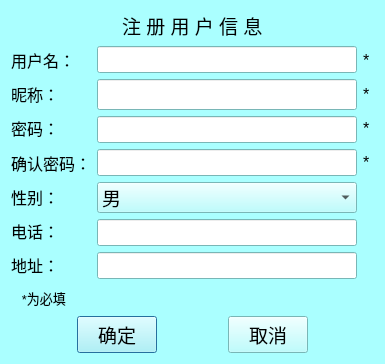
<?xml version="1.0" encoding="UTF-8"?>
<ui version="4.0">
 <class>Register</class>
 <widget class="QDialog" name="Register">
  <property name="geometry">
   <rect>
    <x>0</x>
    <y>0</y>
    <width>385</width>
    <height>364</height>
   </rect>
  </property>
  <property name="palette">
   <palette>
    <active>
     <colorrole role="WindowText">
      <brush brushstyle="SolidPattern">
       <color alpha="255">
        <red>0</red>
        <green>0</green>
        <blue>0</blue>
       </color>
      </brush>
     </colorrole>
     <colorrole role="Button">
      <brush brushstyle="SolidPattern">
       <color alpha="255">
        <red>170</red>
        <green>255</green>
        <blue>255</blue>
       </color>
      </brush>
     </colorrole>
     <colorrole role="Light">
      <brush brushstyle="SolidPattern">
       <color alpha="255">
        <red>255</red>
        <green>255</green>
        <blue>255</blue>
       </color>
      </brush>
     </colorrole>
     <colorrole role="Midlight">
      <brush brushstyle="SolidPattern">
       <color alpha="255">
        <red>212</red>
        <green>255</green>
        <blue>255</blue>
       </color>
      </brush>
     </colorrole>
     <colorrole role="Dark">
      <brush brushstyle="SolidPattern">
       <color alpha="255">
        <red>85</red>
        <green>127</green>
        <blue>127</blue>
       </color>
      </brush>
     </colorrole>
     <colorrole role="Mid">
      <brush brushstyle="SolidPattern">
       <color alpha="255">
        <red>113</red>
        <green>170</green>
        <blue>170</blue>
       </color>
      </brush>
     </colorrole>
     <colorrole role="Text">
      <brush brushstyle="SolidPattern">
       <color alpha="255">
        <red>0</red>
        <green>0</green>
        <blue>0</blue>
       </color>
      </brush>
     </colorrole>
     <colorrole role="BrightText">
      <brush brushstyle="SolidPattern">
       <color alpha="255">
        <red>255</red>
        <green>255</green>
        <blue>255</blue>
       </color>
      </brush>
     </colorrole>
     <colorrole role="ButtonText">
      <brush brushstyle="SolidPattern">
       <color alpha="255">
        <red>0</red>
        <green>0</green>
        <blue>0</blue>
       </color>
      </brush>
     </colorrole>
     <colorrole role="Base">
      <brush brushstyle="SolidPattern">
       <color alpha="255">
        <red>255</red>
        <green>255</green>
        <blue>255</blue>
       </color>
      </brush>
     </colorrole>
     <colorrole role="Window">
      <brush brushstyle="SolidPattern">
       <color alpha="255">
        <red>170</red>
        <green>255</green>
        <blue>255</blue>
       </color>
      </brush>
     </colorrole>
     <colorrole role="Shadow">
      <brush brushstyle="SolidPattern">
       <color alpha="255">
        <red>0</red>
        <green>0</green>
        <blue>0</blue>
       </color>
      </brush>
     </colorrole>
     <colorrole role="AlternateBase">
      <brush brushstyle="SolidPattern">
       <color alpha="255">
        <red>212</red>
        <green>255</green>
        <blue>255</blue>
       </color>
      </brush>
     </colorrole>
     <colorrole role="ToolTipBase">
      <brush brushstyle="SolidPattern">
       <color alpha="255">
        <red>255</red>
        <green>255</green>
        <blue>220</blue>
       </color>
      </brush>
     </colorrole>
     <colorrole role="ToolTipText">
      <brush brushstyle="SolidPattern">
       <color alpha="255">
        <red>0</red>
        <green>0</green>
        <blue>0</blue>
       </color>
      </brush>
     </colorrole>
    </active>
    <inactive>
     <colorrole role="WindowText">
      <brush brushstyle="SolidPattern">
       <color alpha="255">
        <red>0</red>
        <green>0</green>
        <blue>0</blue>
       </color>
      </brush>
     </colorrole>
     <colorrole role="Button">
      <brush brushstyle="SolidPattern">
       <color alpha="255">
        <red>170</red>
        <green>255</green>
        <blue>255</blue>
       </color>
      </brush>
     </colorrole>
     <colorrole role="Light">
      <brush brushstyle="SolidPattern">
       <color alpha="255">
        <red>255</red>
        <green>255</green>
        <blue>255</blue>
       </color>
      </brush>
     </colorrole>
     <colorrole role="Midlight">
      <brush brushstyle="SolidPattern">
       <color alpha="255">
        <red>212</red>
        <green>255</green>
        <blue>255</blue>
       </color>
      </brush>
     </colorrole>
     <colorrole role="Dark">
      <brush brushstyle="SolidPattern">
       <color alpha="255">
        <red>85</red>
        <green>127</green>
        <blue>127</blue>
       </color>
      </brush>
     </colorrole>
     <colorrole role="Mid">
      <brush brushstyle="SolidPattern">
       <color alpha="255">
        <red>113</red>
        <green>170</green>
        <blue>170</blue>
       </color>
      </brush>
     </colorrole>
     <colorrole role="Text">
      <brush brushstyle="SolidPattern">
       <color alpha="255">
        <red>0</red>
        <green>0</green>
        <blue>0</blue>
       </color>
      </brush>
     </colorrole>
     <colorrole role="BrightText">
      <brush brushstyle="SolidPattern">
       <color alpha="255">
        <red>255</red>
        <green>255</green>
        <blue>255</blue>
       </color>
      </brush>
     </colorrole>
     <colorrole role="ButtonText">
      <brush brushstyle="SolidPattern">
       <color alpha="255">
        <red>0</red>
        <green>0</green>
        <blue>0</blue>
       </color>
      </brush>
     </colorrole>
     <colorrole role="Base">
      <brush brushstyle="SolidPattern">
       <color alpha="255">
        <red>255</red>
        <green>255</green>
        <blue>255</blue>
       </color>
      </brush>
     </colorrole>
     <colorrole role="Window">
      <brush brushstyle="SolidPattern">
       <color alpha="255">
        <red>170</red>
        <green>255</green>
        <blue>255</blue>
       </color>
      </brush>
     </colorrole>
     <colorrole role="Shadow">
      <brush brushstyle="SolidPattern">
       <color alpha="255">
        <red>0</red>
        <green>0</green>
        <blue>0</blue>
       </color>
      </brush>
     </colorrole>
     <colorrole role="AlternateBase">
      <brush brushstyle="SolidPattern">
       <color alpha="255">
        <red>212</red>
        <green>255</green>
        <blue>255</blue>
       </color>
      </brush>
     </colorrole>
     <colorrole role="ToolTipBase">
      <brush brushstyle="SolidPattern">
       <color alpha="255">
        <red>255</red>
        <green>255</green>
        <blue>220</blue>
       </color>
      </brush>
     </colorrole>
     <colorrole role="ToolTipText">
      <brush brushstyle="SolidPattern">
       <color alpha="255">
        <red>0</red>
        <green>0</green>
        <blue>0</blue>
       </color>
      </brush>
     </colorrole>
    </inactive>
    <disabled>
     <colorrole role="WindowText">
      <brush brushstyle="SolidPattern">
       <color alpha="255">
        <red>85</red>
        <green>127</green>
        <blue>127</blue>
       </color>
      </brush>
     </colorrole>
     <colorrole role="Button">
      <brush brushstyle="SolidPattern">
       <color alpha="255">
        <red>170</red>
        <green>255</green>
        <blue>255</blue>
       </color>
      </brush>
     </colorrole>
     <colorrole role="Light">
      <brush brushstyle="SolidPattern">
       <color alpha="255">
        <red>255</red>
        <green>255</green>
        <blue>255</blue>
       </color>
      </brush>
     </colorrole>
     <colorrole role="Midlight">
      <brush brushstyle="SolidPattern">
       <color alpha="255">
        <red>212</red>
        <green>255</green>
        <blue>255</blue>
       </color>
      </brush>
     </colorrole>
     <colorrole role="Dark">
      <brush brushstyle="SolidPattern">
       <color alpha="255">
        <red>85</red>
        <green>127</green>
        <blue>127</blue>
       </color>
      </brush>
     </colorrole>
     <colorrole role="Mid">
      <brush brushstyle="SolidPattern">
       <color alpha="255">
        <red>113</red>
        <green>170</green>
        <blue>170</blue>
       </color>
      </brush>
     </colorrole>
     <colorrole role="Text">
      <brush brushstyle="SolidPattern">
       <color alpha="255">
        <red>85</red>
        <green>127</green>
        <blue>127</blue>
       </color>
      </brush>
     </colorrole>
     <colorrole role="BrightText">
      <brush brushstyle="SolidPattern">
       <color alpha="255">
        <red>255</red>
        <green>255</green>
        <blue>255</blue>
       </color>
      </brush>
     </colorrole>
     <colorrole role="ButtonText">
      <brush brushstyle="SolidPattern">
       <color alpha="255">
        <red>85</red>
        <green>127</green>
        <blue>127</blue>
       </color>
      </brush>
     </colorrole>
     <colorrole role="Base">
      <brush brushstyle="SolidPattern">
       <color alpha="255">
        <red>170</red>
        <green>255</green>
        <blue>255</blue>
       </color>
      </brush>
     </colorrole>
     <colorrole role="Window">
      <brush brushstyle="SolidPattern">
       <color alpha="255">
        <red>170</red>
        <green>255</green>
        <blue>255</blue>
       </color>
      </brush>
     </colorrole>
     <colorrole role="Shadow">
      <brush brushstyle="SolidPattern">
       <color alpha="255">
        <red>0</red>
        <green>0</green>
        <blue>0</blue>
       </color>
      </brush>
     </colorrole>
     <colorrole role="AlternateBase">
      <brush brushstyle="SolidPattern">
       <color alpha="255">
        <red>170</red>
        <green>255</green>
        <blue>255</blue>
       </color>
      </brush>
     </colorrole>
     <colorrole role="ToolTipBase">
      <brush brushstyle="SolidPattern">
       <color alpha="255">
        <red>255</red>
        <green>255</green>
        <blue>220</blue>
       </color>
      </brush>
     </colorrole>
     <colorrole role="ToolTipText">
      <brush brushstyle="SolidPattern">
       <color alpha="255">
        <red>0</red>
        <green>0</green>
        <blue>0</blue>
       </color>
      </brush>
     </colorrole>
    </disabled>
   </palette>
  </property>
  <property name="font">
   <font>
    <pointsize>14</pointsize>
   </font>
  </property>
  <property name="windowTitle">
   <string>Dialog</string>
  </property>
  <layout class="QGridLayout" name="gridLayout_2">
   <item row="0" column="0">
    <layout class="QGridLayout" name="gridLayout">
     <item row="0" column="0">
      <layout class="QHBoxLayout" name="horizontalLayout_3">
       <item>
        <spacer name="horizontalSpacer_4">
         <property name="orientation">
          <enum>Qt::Horizontal</enum>
         </property>
         <property name="sizeHint" stdset="0">
          <size>
           <width>40</width>
           <height>20</height>
          </size>
         </property>
        </spacer>
       </item>
       <item>
        <widget class="QLabel" name="label">
         <property name="text">
          <string>注 册 用 户 信 息</string>
         </property>
        </widget>
       </item>
       <item>
        <spacer name="horizontalSpacer_5">
         <property name="orientation">
          <enum>Qt::Horizontal</enum>
         </property>
         <property name="sizeHint" stdset="0">
          <size>
           <width>40</width>
           <height>20</height>
          </size>
         </property>
        </spacer>
       </item>
      </layout>
     </item>
     <item row="1" column="0">
      <layout class="QHBoxLayout" name="horizontalLayout">
       <item>
        <layout class="QVBoxLayout" name="verticalLayout">
         <item>
          <widget class="QLabel" name="label_2">
           <property name="font">
            <font>
             <pointsize>12</pointsize>
            </font>
           </property>
           <property name="text">
            <string>用户名：</string>
           </property>
          </widget>
         </item>
         <item>
          <widget class="QLabel" name="label_14">
           <property name="font">
            <font>
             <pointsize>12</pointsize>
            </font>
           </property>
           <property name="text">
            <string>昵称：</string>
           </property>
          </widget>
         </item>
         <item>
          <widget class="QLabel" name="label_3">
           <property name="font">
            <font>
             <pointsize>12</pointsize>
            </font>
           </property>
           <property name="text">
            <string>密码：</string>
           </property>
          </widget>
         </item>
         <item>
          <widget class="QLabel" name="label_4">
           <property name="font">
            <font>
             <pointsize>12</pointsize>
            </font>
           </property>
           <property name="text">
            <string>确认密码：</string>
           </property>
          </widget>
         </item>
         <item>
          <widget class="QLabel" name="label_5">
           <property name="font">
            <font>
             <pointsize>12</pointsize>
            </font>
           </property>
           <property name="text">
            <string>性别：</string>
           </property>
          </widget>
         </item>
         <item>
          <widget class="QLabel" name="label_6">
           <property name="font">
            <font>
             <pointsize>12</pointsize>
            </font>
           </property>
           <property name="text">
            <string>电话：</string>
           </property>
          </widget>
         </item>
         <item>
          <widget class="QLabel" name="label_7">
           <property name="font">
            <font>
             <pointsize>12</pointsize>
            </font>
           </property>
           <property name="text">
            <string>地址：</string>
           </property>
          </widget>
         </item>
        </layout>
       </item>
       <item>
        <layout class="QVBoxLayout" name="verticalLayout_2">
         <item>
          <widget class="QLineEdit" name="leUsername">
           <property name="font">
            <font>
             <pointsize>12</pointsize>
            </font>
           </property>
          </widget>
         </item>
         <item>
          <widget class="QLineEdit" name="leNiName"/>
         </item>
         <item>
          <widget class="QLineEdit" name="lePasswd">
           <property name="font">
            <font>
             <pointsize>12</pointsize>
            </font>
           </property>
           <property name="echoMode">
            <enum>QLineEdit::Password</enum>
           </property>
          </widget>
         </item>
         <item>
          <widget class="QLineEdit" name="leConfimPasswd">
           <property name="font">
            <font>
             <pointsize>12</pointsize>
            </font>
           </property>
           <property name="echoMode">
            <enum>QLineEdit::Password</enum>
           </property>
          </widget>
         </item>
         <item>
          <widget class="QComboBox" name="cbxSex">
           <item>
            <property name="text">
             <string>男</string>
            </property>
           </item>
           <item>
            <property name="text">
             <string>女</string>
            </property>
           </item>
          </widget>
         </item>
         <item>
          <widget class="QLineEdit" name="lePhoneNum">
           <property name="font">
            <font>
             <pointsize>12</pointsize>
            </font>
           </property>
          </widget>
         </item>
         <item>
          <widget class="QLineEdit" name="leAddress">
           <property name="font">
            <font>
             <pointsize>12</pointsize>
            </font>
           </property>
          </widget>
         </item>
        </layout>
       </item>
       <item>
        <layout class="QVBoxLayout" name="verticalLayout_3">
         <item>
          <widget class="QLabel" name="label_9">
           <property name="font">
            <font>
             <pointsize>12</pointsize>
            </font>
           </property>
           <property name="text">
            <string>*</string>
           </property>
          </widget>
         </item>
         <item>
          <widget class="QLabel" name="label_15">
           <property name="font">
            <font>
             <pointsize>12</pointsize>
            </font>
           </property>
           <property name="text">
            <string>*</string>
           </property>
          </widget>
         </item>
         <item>
          <widget class="QLabel" name="label_10">
           <property name="font">
            <font>
             <pointsize>12</pointsize>
            </font>
           </property>
           <property name="text">
            <string>*</string>
           </property>
          </widget>
         </item>
         <item>
          <widget class="QLabel" name="label_11">
           <property name="font">
            <font>
             <pointsize>12</pointsize>
            </font>
           </property>
           <property name="text">
            <string>*</string>
           </property>
          </widget>
         </item>
         <item>
          <widget class="QLabel" name="label_12">
           <property name="text">
            <string/>
           </property>
          </widget>
         </item>
         <item>
          <widget class="QLabel" name="label_8">
           <property name="text">
            <string/>
           </property>
          </widget>
         </item>
         <item>
          <widget class="QLabel" name="label_13">
           <property name="text">
            <string/>
           </property>
          </widget>
         </item>
        </layout>
       </item>
      </layout>
     </item>
     <item row="2" column="0">
      <widget class="QLabel" name="label_16">
       <property name="font">
        <font>
         <pointsize>10</pointsize>
        </font>
       </property>
       <property name="text">
        <string>   *为必填</string>
       </property>
      </widget>
     </item>
     <item row="3" column="0">
      <layout class="QHBoxLayout" name="horizontalLayout_2">
       <item>
        <spacer name="horizontalSpacer">
         <property name="orientation">
          <enum>Qt::Horizontal</enum>
         </property>
         <property name="sizeHint" stdset="0">
          <size>
           <width>40</width>
           <height>20</height>
          </size>
         </property>
        </spacer>
       </item>
       <item>
        <widget class="QPushButton" name="btnOk">
         <property name="text">
          <string>确定</string>
         </property>
        </widget>
       </item>
       <item>
        <spacer name="horizontalSpacer_2">
         <property name="orientation">
          <enum>Qt::Horizontal</enum>
         </property>
         <property name="sizeHint" stdset="0">
          <size>
           <width>40</width>
           <height>20</height>
          </size>
         </property>
        </spacer>
       </item>
       <item>
        <widget class="QPushButton" name="btnQuit">
         <property name="text">
          <string>取消</string>
         </property>
        </widget>
       </item>
       <item>
        <spacer name="horizontalSpacer_3">
         <property name="orientation">
          <enum>Qt::Horizontal</enum>
         </property>
         <property name="sizeHint" stdset="0">
          <size>
           <width>40</width>
           <height>20</height>
          </size>
         </property>
        </spacer>
       </item>
      </layout>
     </item>
    </layout>
   </item>
  </layout>
 </widget>
 <resources/>
 <connections/>
</ui>
